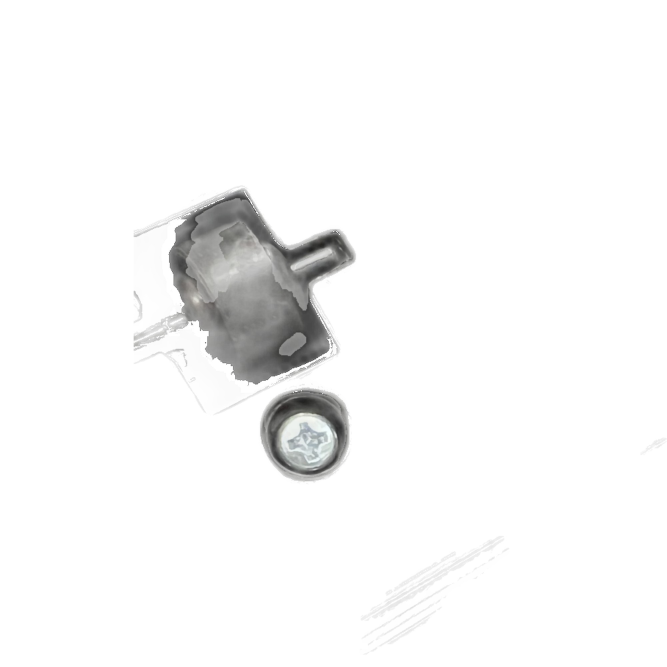
#> input picture tests/qc_golden/bad_should_review/2026_06_08_17_12_14_IMG_4046__feb304.jpg, 2000 x 2000 px (shown at 1/3 size); its folder holds only this picture in this run
$ python -i qc_features.py   (imports and definitions only)
#> lines starting #> are read from the running program, lines starting #| are printed output that depends on the picture; after the words box and inside, x2 and y2 are one past the last pixel; in counts of white or black regions, pixels touching at a corner belong together
### src/ghate_editor/qc_raw_final.py
"""
Independent RAW vs FINAL product-integrity metrics.

Does NOT trust the processing mask alone. A bad mask that already erased
light/transparent product areas would otherwise under-report structure loss.

Metrics (0–100 scores, higher = better):
  structure_preservation_score
  detail_retention_score
  raw_final_edge_consistency_score
  foreground_overexposure_score

IMPORTANT — coordinate space:
  Compare RAW working RGB and cutout RGBA at the SAME HxW (pre-compose).
  Never compare absolute pixels of RAW against the 2000×2000 studio canvas.
  When an independent scene prior is unreliable (busy non-white backgrounds),
  wipe metrics fall back to a mask-anchored structural prior in that same space.
"""

from __future__ import annotations

from typing import Any

import numpy as np
from PIL import Image

from .qc_config import QCConfig, get_qc_config

# Independent prior covering more than this fraction of the frame is treated as
# a scene/background prior (typical of real product photos on floors/tables),
# NOT a product silhouette. Wipe-based destruction tags must not use it as-is.
PRIOR_RELIABLE_MAX_FRAC = 0.42


# [20 lines left out: functions _luma, _sobel, _local_std, not called in this run]


def _clamp(x: float, lo: float = 0.0, hi: float = 100.0) -> float:
    return float(max(lo, min(hi, x)))


def _keep_top_components(
    content: np.ndarray,
    *,
    max_frac: float = PRIOR_RELIABLE_MAX_FRAC,
    max_components: int = 3,
    min_frac: float = 0.004,
) -> np.ndarray:
    """Keep largest connected components until max_frac of the frame."""
    from scipy import ndimage

    h, w = content.shape[:2]
    labeled, n = ndimage.label(content)
    if n < 1:
        return content
    sizes = ndimage.sum(content, labeled, index=np.arange(1, n + 1))
    order = np.argsort(sizes)[::-1]
    keep = np.zeros(n + 1, dtype=bool)
    acc = 0.0
    frame = float(h * w)
    for idx in order[:max_components]:
        sz = float(sizes[idx])
        if sz < max(80.0, min_frac * frame):
            break
        keep[int(idx) + 1] = True
        acc += sz
        if acc / frame >= max_frac:
            break
    if not keep.any() and len(sizes):
        keep[int(np.argmax(sizes)) + 1] = True
    return keep[labeled]


def estimate_raw_product_prior(
    raw_rgb: np.ndarray,
    *,
    lum: np.ndarray | None = None,
    edge: np.ndarray | None = None,
    tex: np.ndarray | None = None,
) -> np.ndarray:
    """
    Mask-independent product estimate from RAW only.

    Designed for real e-commerce photos (non-white floors/tables). Weak
    edge/texture alone must NOT mark the entire scene as product.
    """
    from scipy import ndimage

    h, w = raw_rgb.shape[:2]
    if lum is None:
        lum = _luma(raw_rgb)
    if edge is None:
        edge = _sobel(lum)
    if tex is None:
        tex = _local_std(lum, win=5)

    border = np.zeros((h, w), dtype=bool)
    m = max(8, int(0.06 * min(h, w)))
    border[:m, :] = True
    border[-m:, :] = True
    border[:, :m] = True
    border[:, -m:] = True

    bg_lum = float(np.median(lum[border])) if border.any() else 220.0
    bg_std = float(np.std(lum[border])) if border.any() else 15.0
    d_lum = np.abs(lum - bg_lum)
    bg_col = (
        raw_rgb[border].astype(np.float32).mean(axis=0)
        if border.any()
        else np.array([bg_lum, bg_lum, bg_lum], dtype=np.float32)
    )
    d_col = np.linalg.norm(raw_rgb.astype(np.float32) - bg_col[None, None, :], axis=2)

    near_white = (
        (raw_rgb[:, :, 0] >= 248)
        & (raw_rgb[:, :, 1] >= 248)
        & (raw_rgb[:, :, 2] >= 248)
    )
    # Pixels that look like the border ring (floor/table continuing inward)
    bg_like = (d_lum <= max(16.0, bg_std * 1.8)) & (d_col <= 26.0)

    # Salient product: clearly darker/brighter OR strongly different chroma.
    # Do NOT use weak edge/tex ORs — those light up entire textured floors.
    dark_salient = lum <= (bg_lum - max(22.0, bg_std * 0.85))
    bright_salient = lum >= (bg_lum + max(28.0, bg_std * 1.1))
    chroma_salient = d_col >= 42.0
    strong_struct = (edge >= 16.0) & (tex >= 7.0) & (d_lum >= 14.0)

    content = (~near_white) & (~bg_like) & (
        dark_salient | bright_salient | chroma_salient | strong_struct
    )
    content = ndimage.binary_opening(content, iterations=2)
    content = ndimage.binary_closing(content, iterations=2)
    content = _keep_top_components(content, max_frac=PRIOR_RELIABLE_MAX_FRAC)
    return content


# [505 lines left out: functions mask_anchored_structural_prior, canonicalize_product_roi, compute_raw_final_integrity, not called in this run]

### src/ghate_editor/qc_features.py
"""Shared RAW feature cache — compute once, reuse across structure + RAW↔FINAL QC."""

from __future__ import annotations

from dataclasses import dataclass

import numpy as np
from PIL import Image


@dataclass
class RawFeatureCache:
    rgb: np.ndarray  # uint8 HxWx3
    lum: np.ndarray  # float32
    edge: np.ndarray  # float32 sobel mag
    tex: np.ndarray  # float32 local std
    prior: np.ndarray | None = None  # bool product prior (optional)
    width: int = 0
    height: int = 0
    coordinate_space: str = "working_rgb"  # never "studio_canvas"

    def matches(self, shape_hw: tuple[int, int]) -> bool:
        return self.height == shape_hw[0] and self.width == shape_hw[1]


def luma(rgb: np.ndarray) -> np.ndarray:
    return (
        0.299 * rgb[:, :, 0].astype(np.float32)
        + 0.587 * rgb[:, :, 1].astype(np.float32)
        + 0.114 * rgb[:, :, 2].astype(np.float32)
    )


def sobel_mag(lum: np.ndarray) -> np.ndarray:
    x = np.pad(lum.astype(np.float32), 1, mode="edge")
    gx = (x[1:-1, 2:] - x[1:-1, :-2]) * 0.5
    gy = (x[2:, 1:-1] - x[:-2, 1:-1]) * 0.5
    return np.sqrt(gx * gx + gy * gy)


def local_std(lum: np.ndarray, win: int = 5) -> np.ndarray:
    from scipy import ndimage

    mean = ndimage.uniform_filter(lum.astype(np.float32), size=win, mode="nearest")
    mean_sq = ndimage.uniform_filter(lum.astype(np.float32) ** 2, size=win, mode="nearest")
    return np.sqrt(np.maximum(mean_sq - mean * mean, 0.0))


def estimate_prior_from_features(
    rgb: np.ndarray,
    lum: np.ndarray,
    edge: np.ndarray,
    tex: np.ndarray,
) -> np.ndarray:
    """Delegate to qc_raw_final so prior logic cannot drift between modules."""
    from .qc_raw_final import estimate_raw_product_prior

    return estimate_raw_product_prior(rgb, lum=lum, edge=edge, tex=tex)


def build_raw_features(
    source_rgb: Image.Image | np.ndarray,
    *,
    with_prior: bool = True,
) -> RawFeatureCache:
    if isinstance(source_rgb, Image.Image):
        rgb = np.asarray(
            source_rgb if source_rgb.mode == "RGB" else source_rgb.convert("RGB"),
            dtype=np.uint8,
        )
    else:
        rgb = np.asarray(source_rgb, dtype=np.uint8)
    h, w = rgb.shape[:2]
    lum = luma(rgb)
    edge = sobel_mag(lum)
    tex = local_std(lum, win=5)
    prior = estimate_prior_from_features(rgb, lum, edge, tex) if with_prior else None
    return RawFeatureCache(
        rgb=rgb,
        lum=lum,
        edge=edge,
        tex=tex,
        prior=prior,
        width=w,
        height=h,
        coordinate_space="working_rgb",
    )

>>> from PIL import Image
>>> picture = Image.open('../../tests/qc_golden/bad_should_review/2026_06_08_17_12_14_IMG_4046__feb304.jpg')
#> picture is the input picture: PIL image 2000x2000 RGB; mean R, G, B 247.1, 247.1, 247
>>> result = build_raw_features(picture)
#> in sobel_mag, `gx = (x[1:-1, 2:] - x[1:-1, :-2]) * 0.5`:
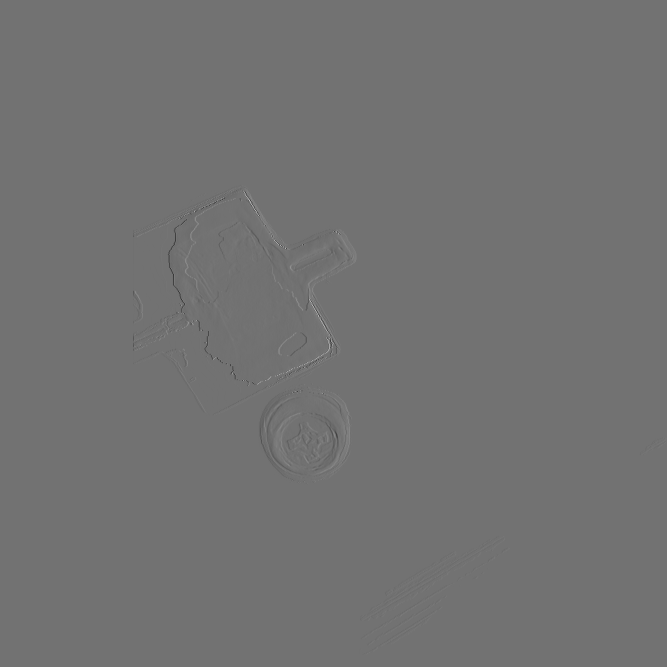
#> gx: shape (2000, 2000) float32 (shown at 1/3 size); min -91, max 112, mean 0; drawn with min black and max white
#> in local_std, `mean_sq = ndimage.uniform_filter(lum.astype(np.float32) ** 2, size=win..`:
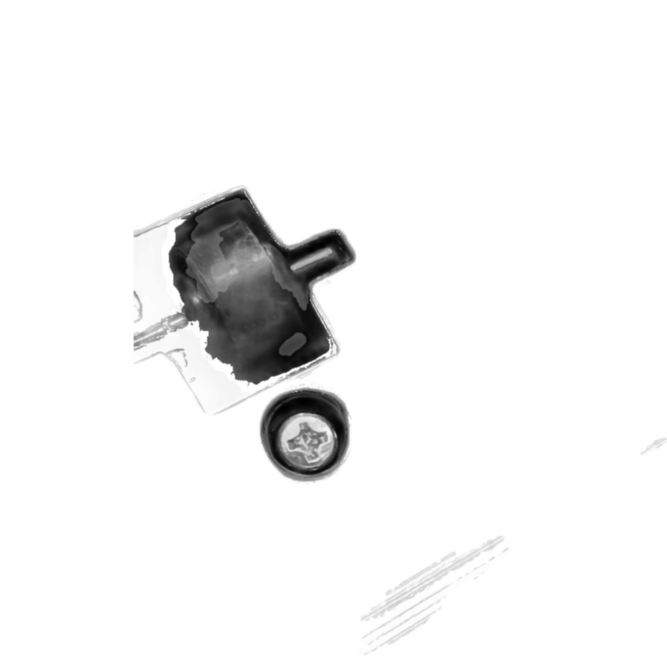
#> mean_sq: shape (2000, 2000) float32 (shown at 1/3 size); min 1169.4, max 65025, mean 61996.4; drawn with min black and max white
#> in local_std, `return np.sqrt(np.maximum(mean_sq - mean * mean, 0.0))`:
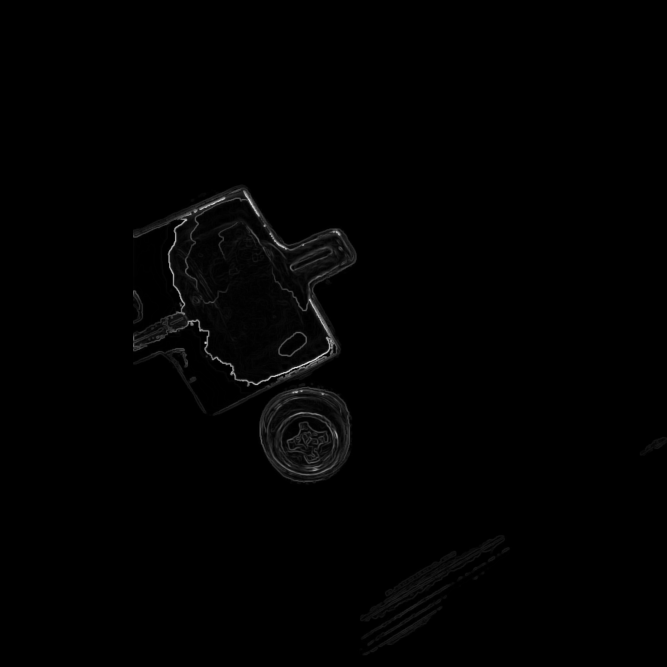
#> returned value: shape (2000, 2000) float32 (shown at 1/3 size); min 0, max 81.43, mean 0.6; drawn with min black and max white
#> in estimate_raw_product_prior, `bg_lum = float(np.median(lum[border])) if border.any() else 220.0`: bg_lum = 255
#> in estimate_raw_product_prior, `bg_std = float(np.std(lum[border])) if border.any() else 15.0`: bg_std = 1.04
#> in estimate_raw_product_prior, `d_lum = np.abs(lum - bg_lum)`:
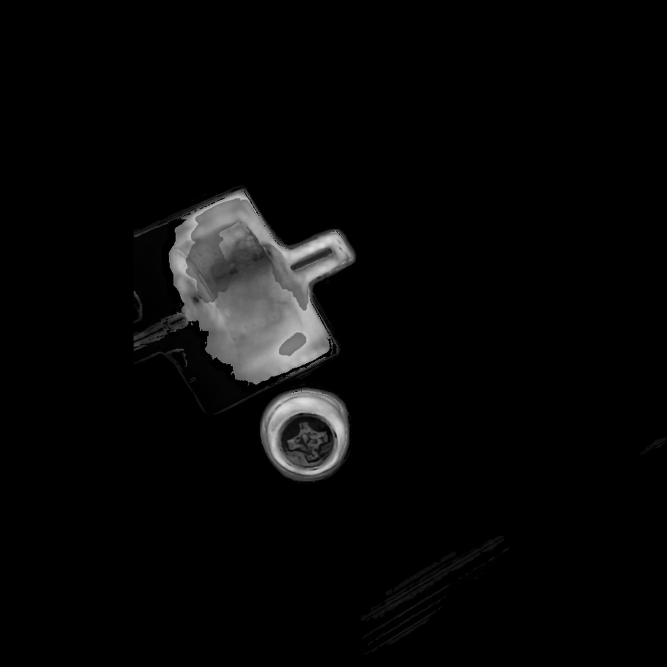
#> d_lum: shape (2000, 2000) float32 (shown at 1/3 size); min 0, max 235, mean 7.9
#> in estimate_raw_product_prior, `bg_col = ( raw_rgb[border].astype(np.float32).mean(axis=0) if border.a..`: bg_col = [255.9, 255.9, 255.9]
#> in estimate_raw_product_prior, `near_white = ( (raw_rgb[:, :, 0] >= 248) & (raw_rgb[:, :, 1] >= 248) &..`:
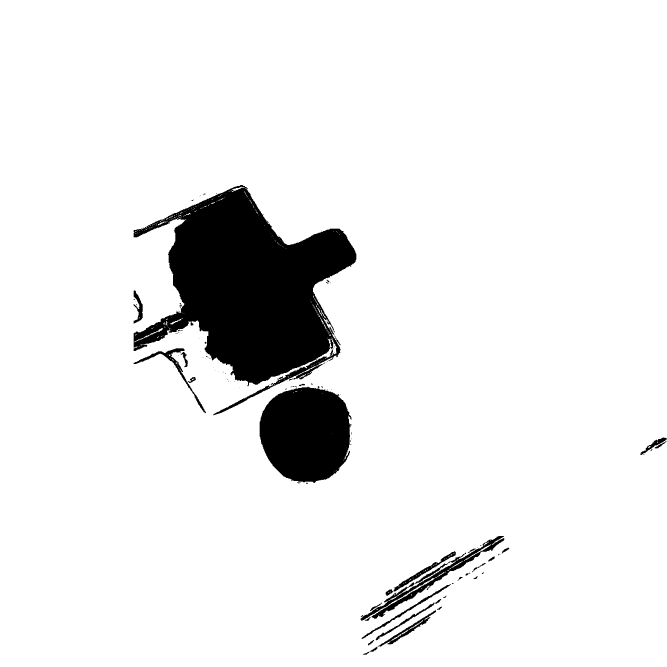
#> near_white: shape (2000, 2000) bool (shown at 1/3 size); 92.2% white; 127 black regions (91 under 20 px), largest, box (x1, y1, x2, y2) and area: (401, 555, 1069, 1246) 220695, (779, 1160, 1055, 1449) 62917, (1082, 1608, 1513, 1862) 10848
#> in _keep_top_components, `labeled, n = ndimage.label(content)`:
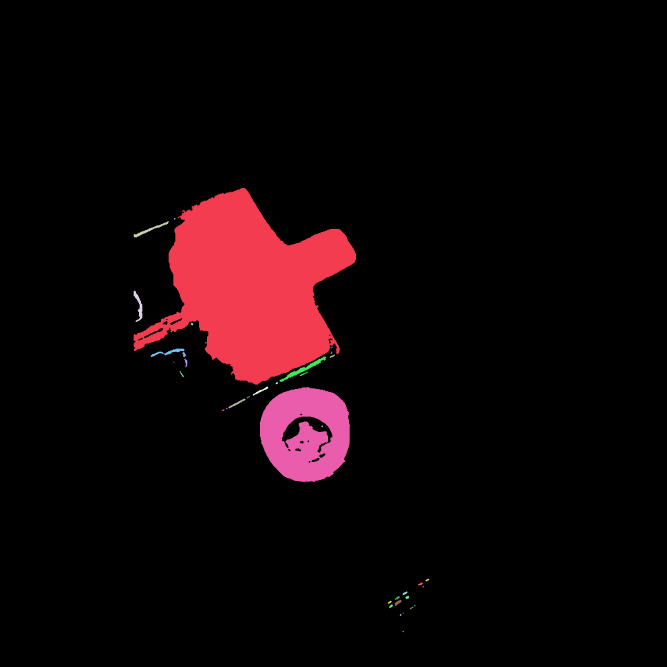
#> labeled: shape (2000, 2000) int32 (shown at 1/3 size); 40 distinct labels, from 0 to 39; one colour per label, 0 black
#> in _keep_top_components, `labeled, n = ndimage.label(content)`: n = 39
#> in _keep_top_components, `sizes = ndimage.sum(content, labeled, index=np.arange(1, n + 1))`: sizes = 39 values, max 210040 at index 0, min 1 at index 5, mean 6975.2
#> in _keep_top_components, `order = np.argsort(sizes)[::-1]`: order = 39 values, max 38 at index 33, min 0 at index 0, mean 19
#> the loop in _keep_top_components, `for idx in order[:max_components]:` made 3 passes
#> (sz, acc) on pass 1: (210040, 210040)
#> after the loop in _keep_top_components, `for idx in order[:max_components]:`: acc = 266141
#> in _keep_top_components, `return keep[labeled]`:
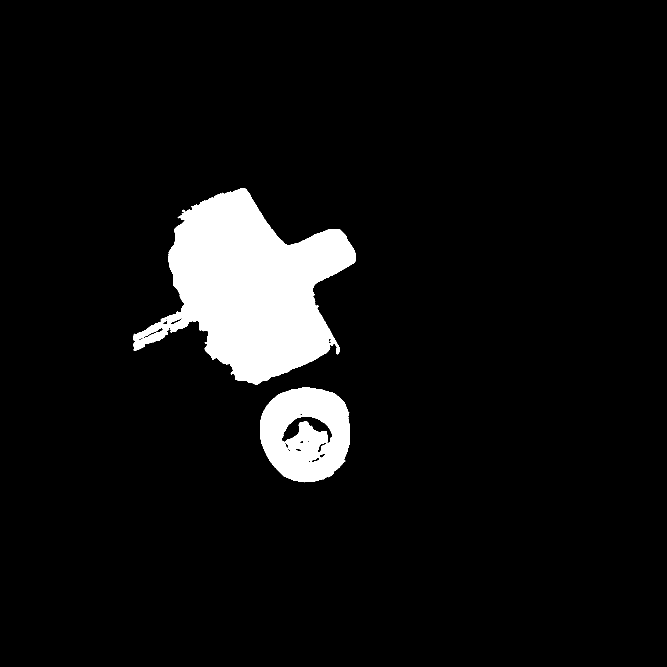
#> returned value: shape (2000, 2000) bool (shown at 1/3 size); 6.7% white; 2 white regions, box (x1, y1, x2, y2) and area: (401, 564, 1068, 1154) 210040, (780, 1161, 1050, 1447) 56101
